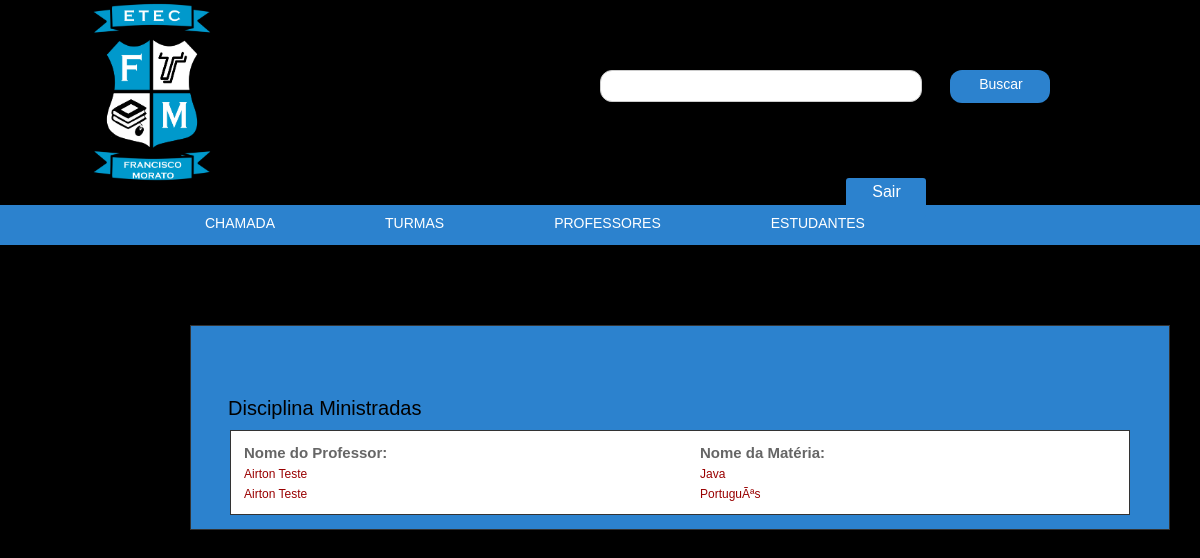
/admin/professores.php?pg=disciplinas_ministradas, run on the app's committed database.
### tables this page shows
CREATE TABLE `disciplina_ministrada` (
  `id_disciplina_ministrada` mediumint(8) unsigned NOT NULL AUTO_INCREMENT,
  `id_professor` smallint(5) unsigned DEFAULT NULL,
  `id_disciplina` tinyint(3) unsigned DEFAULT NULL,
  PRIMARY KEY (`id_disciplina_ministrada`),
  KEY `FK_professor_disciplina_ministrada` (`id_professor`),
  KEY `FK_disciplina_disciplina_ministrada` (`id_disciplina`),
  CONSTRAINT `FK_disciplina_disciplina_ministrada` FOREIGN KEY (`id_disciplina`) REFERENCES `disciplina` (`id_disciplina`),
  CONSTRAINT `FK_professor_disciplina_ministrada` FOREIGN KEY (`id_professor`) REFERENCES `professor` (`id_professor`)
);

CREATE TABLE `professor` (
  `id_professor` smallint(5) unsigned NOT NULL AUTO_INCREMENT,
  `data_nascimento_professor` date NOT NULL,
  `nome_professor` varchar(120) NOT NULL,
  `sexo_professor` enum('MASCULINO','FEMININO','OUTRO') NOT NULL,
  `cpf` char(11) DEFAULT NULL,
  `rg_professor` varchar(14) DEFAULT NULL,
  `logradouro_professor` varchar(100) NOT NULL,
  `bairro_professor` varchar(60) NOT NULL,
  `cidade_professor` varchar(60) NOT NULL,
  `complemento_professor` varchar(100) DEFAULT NULL,
  `cep_professor` char(8) DEFAULT NULL,
  `telefone_professor` char(10) DEFAULT NULL,
  `celular_professor` char(11) DEFAULT NULL,
  `email` varchar(120) DEFAULT NULL,
  `formacao` varchar(120) NOT NULL,
  PRIMARY KEY (`id_professor`),
  UNIQUE KEY `cpf` (`cpf`),
  UNIQUE KEY `email` (`email`),
  KEY `idx_professor_nome` (`nome_professor`)
);

CREATE TABLE `disciplina` (
  `id_disciplina` tinyint(3) unsigned NOT NULL AUTO_INCREMENT,
  `nome_disciplina` varchar(30) NOT NULL,
  PRIMARY KEY (`id_disciplina`)
);

### admin/professores.php (the view, shortened to what this page needs)
<!DOCTYPE html PUBLIC "-//W3C//DTD XHTML 1.0 Transitional//EN" "http://www.w3.org/TR/xhtml1/DTD/xhtml1-transitional.dtd">
<html xmlns="http://www.w3.org/1999/xhtml">
<head>
	<link href="css/cursos_e_disciplinas.css" rel="stylesheet" type="text/css" />
</head>
<body>
	<?php require "topo.php"; ?>
	<div id="caixa_preta">
	</div>
	<div id="caixa_preta">
	</div>
	<div id="caixa_preta">
	</div>
	<?php if(@$_GET['pg'] == 'disciplinas_ministradas'){ ?>
		<div id="box_curso">
			<br/><br/>
			<?php $sql_select_consulta_disciplinas_ministradas =
			"SELECT * FROM disciplina_ministrada dm INNER JOIN disciplina d ON d.id_disciplina = dm.id_disciplina INNER JOIN professor p ON p.id_professor = dm.id_professor";
			$select_consulta_disciplinas_ministradas = mysqli_query($conexao, $sql_select_consulta_disciplinas_ministradas)or die(mysqli_error($conexao));
 			if(mysqli_num_rows($select_consulta_disciplinas_ministradas) == ''){
	 			echo "<br/><br/><br/>No momento não existe nenhuma matéria cadastrada!<br/><br/>";
 			}
			else
			{ ?>
				<br/><br/>
				<h1>Disciplina Ministradas</h1>
				<table width="900" border="0">
					<tr>
						<td><strong>Nome do Professor:</strong></td>
						<td><strong>Nome da Matéria:</strong></td>
						<td>&nbsp;</td>
					</tr>
						<?php while($select_consulta_disciplinas_ministradas_valores = mysqli_fetch_assoc($select_consulta_disciplinas_ministradas)){ ?>
							<tr>
								<td>
									<h3><?php echo $select_consulta_disciplinas_ministradas_valores['nome_professor'];?></h3>
								</td>
								<td>
									<h3><?php echo $select_consulta_disciplinas_ministradas_valores['nome_disciplina']; ?></h3>
								</td>
							</tr>
						<?php } ?>
				</table>
			<?php } ?>
			<br/>
			</div>
		<?php } ?>
	<?php require "rodape.php"; ?>
</body>
</html>

### admin/css/cursos_e_disciplinas.css (style rules this page uses)
#caixa_preta { background:#000; width:980px; margin:18px auto; height:15px; }
#box_curso { width:978px; background:#2C82CE; height:auto; float:left; text-align:left; margin:-20px 0 20px 190px; border:1px solid #333; }
#box_curso h1 { font:20px Arial, Helvetica, sans-serif; margin:15px 0 10px 37px; color:#000; }
#box_curso table { border:1px solid #333; padding:10px; background:#FFF; margin:0 0 10px 0; margin:auto; font:15px Arial, Helvetica, sans-serif; text-align:left; }
#box_curso h3 { font:12px Arial, Helvetica, sans-serif; margin:2px 0 0 0; color:#900; }

### admin/css/topo.css (style rules this page uses)
body { padding:0; margin:0; }

### admin/css/rodape.css (style rules this page uses)
body { text-align:center; font:12px Arial, Helvetica, sans-serif; color:#666; }

### data on the page
disciplina_ministrada: id_professor.nome_professor "Airton Teste", id_disciplina.nome_disciplina "Java"
disciplina_ministrada: id_professor.nome_professor "Airton Teste", id_disciplina.nome_disciplina "PortuguÃªs"
